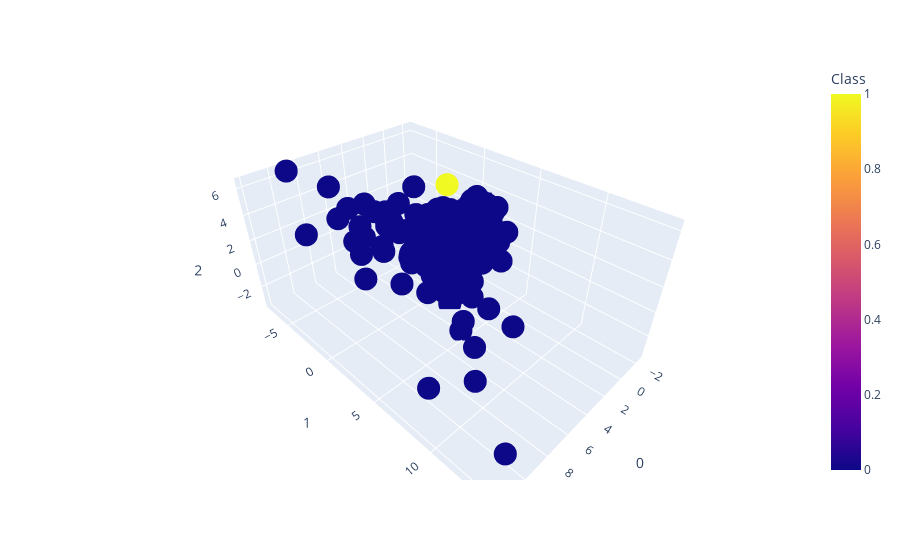

The code cell stored with this chart in its notebook:
### Code cell
import plotly.express as px

fig = px.scatter_3d(pca_plot_data, x=0, y=1, z=2,
              color='Class')
fig.show()

### Figure 1 — Plotly figure (JSON) as saved in the notebook; plotly's stock layout.template omitted (floating-point values rounded to 4 significant figures; data arrays with more than 128 entries replaced by an {"elided": "..."} marker saying what was removed)
{"data": [{"hovertemplate": "0=%{x}<br>1=%{y}<br>2=%{z}<br>Class=%{marker.color}<extra></extra>", "legendgroup": "", "marker": {"color": {"elided": "1000 int values"}, "coloraxis": "coloraxis", "symbol": "circle"}, "mode": "markers", "name": "", "scene": "scene", "showlegend": false, "type": "scatter3d", "x": {"elided": "1000 float values"}, "y": {"elided": "1000 float values"}, "z": {"elided": "1000 float values"}}], "layout": {"coloraxis": {"colorbar": {"title": {"text": "Class"}}, "colorscale": [[0, "#0d0887"], [0.1111, "#46039f"], [0.2222, "#7201a8"], [0.3333, "#9c179e"], [0.4444, "#bd3786"], [0.5556, "#d8576b"], [0.6667, "#ed7953"], [0.7778, "#fb9f3a"], [0.8889, "#fdca26"], [1, "#f0f921"]]}, "legend": {"tracegroupgap": 0}, "margin": {"t": 60}, "scene": {"domain": {"x": [0, 1], "y": [0, 1]}, "xaxis": {"title": {"text": "0"}}, "yaxis": {"title": {"text": "1"}}, "zaxis": {"title": {"text": "2"}}}}}
